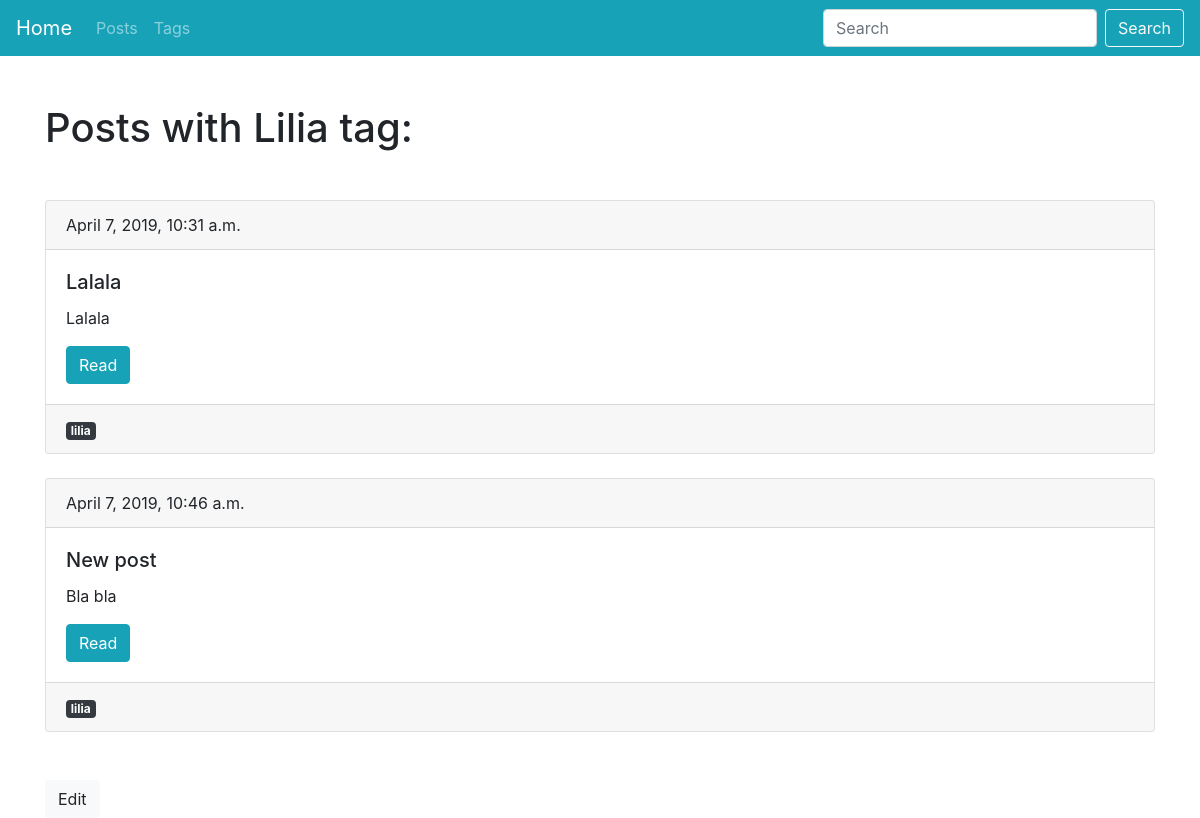
The page /blog/tag/lilia/ on the database its author committed.
### blog/models.py (models this page shows, shortened)
class Tag(models.Model):
    title = models.CharField(max_length=50)
    slug = models.SlugField(max_length=50, unique=True)
    def get_absolute_url(self):
        return reverse('tag_details_url', kwargs={'slug': self.slug})
    def get_update_url(self):
        return reverse('tag_update_url', kwargs={'slug': self.slug})

class Post(models.Model):
    title = models.CharField(max_length=150, db_index=True)
    slug = models.SlugField(max_length=150, blank=True, unique=True)
    body = models.TextField(blank=True, db_index=True)
    tags = models.ManyToManyField('Tag', blank=True, related_name='posts')
    date_pub = models.DateTimeField(auto_now_add=True)
    def get_absolute_url(self):
        return reverse('post_details_url', kwargs={'slug': self.slug})

### blog/views.py (the view)
# urls.py: path('tag/<str:slug>/', TagDetail.as_view(), name='tag_details_url'),
class TagDetail(ObjectDetailMixin, View):
    model = Tag
    template = 'blog/tag_details.html'

### blog/utils.py (called while the page is built)
    def get(self, request, slug):
        obj = get_object_or_404(self.model, slug__iexact=slug)
        return render(request, self.template, context={
                self.model.__name__.lower(): obj,
                'admin_object': obj,
                'detail': True
            })

### blog/templates/blog/tag_details.html (shortened to what this page needs)
{% extends 'blog/base_blog.html' %}
{% block content %}
    <h1 class="mb-5">
        Posts with {{ tag.title|title }} tag:
    </h1>
    <div class="mb-5">
        {% for post in tag.posts.all %}
            {% include 'blog/includes/post_card_template.html' %}
        {% endfor %}
    </div>
    <a href="{{ tag.get_update_url }}" class="btn btn-light">Edit</a>
{% endblock %}

### blog/templates/blog/base_blog.html (shortened to what this page needs)
{% extends 'base.html' %}

### templates/base.html (shortened to what this page needs)
{% load static %}
<!DOCTYPE html>
<html lang="en">
<head>
    <link rel="stylesheet" href="https://stackpath.bootstrapcdn.com/bootstrap/4.3.1/css/bootstrap.min.css">
    <link rel="stylesheet" href="{% static 'css/styles.css' %}">
</head>
<body>
    <nav class="navbar navbar-expand-lg navbar-dark bg-info">
        <a class="navbar-brand" href="/">Home</a>
        <div class="collapse navbar-collapse" id="navbarSupportedContent">
            <ul class="navbar-nav mr-auto">
                <li class="nav-item">
                    <a class="nav-link" href="{% url 'posts_list_url' %}">Posts</a>
                </li>
                <li class="nav-item">
                    <a class="nav-link" href="{% url 'tags_list_url' %}">Tags</a>
                </li>
            </ul>
            <form class="form-inline my-2 my-lg-0">
                <input class="form-control mr-sm-2" type="search" placeholder="Search" aria-label="Search">
                <button class="btn btn-outline-light my-2 my-sm-0" type="submit">Search</button>
            </form>
        </div>
    </nav>
    <div class="container mt-5">
        <div class="row">
            <div class="col">
                {% block content %}{% endblock %}
            </div>
        </div>
    </div>
</body>
</html>

### blog/templates/blog/includes/post_card_template.html
<div class="card mb-4">
    <div class="card-header">{{ post.date_pub }}</div>
    <div class="card-body">
        <h5 class="card-title">{{ post.title }}</h5>
        <p class="card-text">{{ post.body|truncatewords:15 }}</p>
        <a href="{{ post.get_absolute_url }}" class="btn btn-info">Read</a>
    </div>
    <div class="card-footer text-muted">
        {% for tag in post.tags.all %}
            <a href="{{ tag.get_absolute_url }}" class="badge badge-dark">{{ tag.title }}</a>
        {% endfor %}
    </div>
</div>

### rows shown on the page
Tag: title "Lilia", title "lilia"
Post: date_pub "April 7, 2019, 10:31 a.m.", title "Lalala", body "Lalala"
Post: date_pub "April 7, 2019, 10:46 a.m.", title "New post", body "Bla bla"
